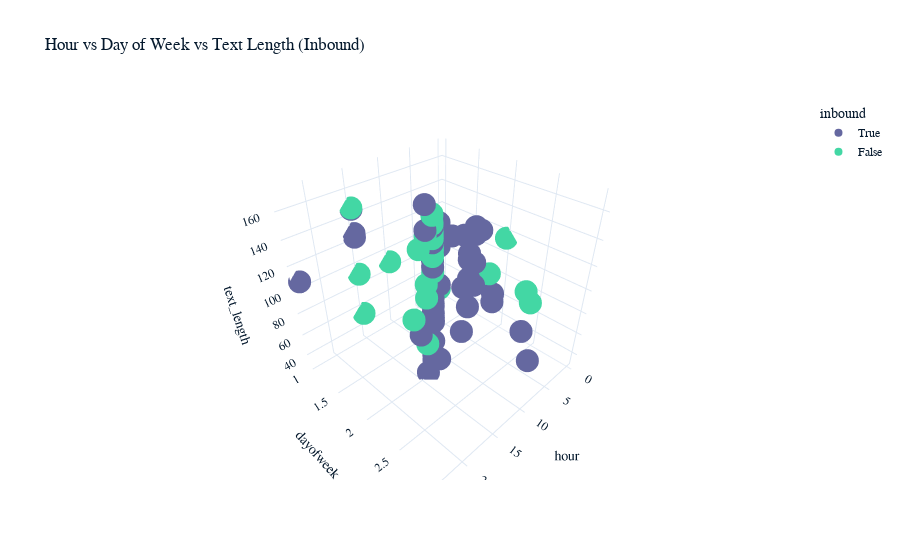

Source (notebook cell):
### Code cell
# Ensure 'created_at' is datetime
df1['created_at'] = pd.to_datetime(df1['created_at'])

# Feature engineering for visualization
df1['hour'] = df1['created_at'].dt.hour
df1['dayofweek'] = df1['created_at'].dt.dayofweek
df1['text_length'] = df1['text'].astype(str).apply(len)
df1['word_count'] = df1['text'].astype(str).apply(lambda x: len(x.split()))
df1['has_response'] = df1['response_tweet_id'].notnull()
df1['in_response'] = df1['in_response_to_tweet_id'].notnull()

# 1. 3D Scatter: Hour vs Day of Week vs Text Length, colored by Inbound
fig1 = px.scatter_3d(df1, x='hour', y='dayofweek', z='text_length', color='inbound',
                     title='Hour vs Day of Week vs Text Length (Inbound)')
fig1.show()

### Figure 1 — Plotly figure (JSON) as saved in the notebook; plotly's stock layout.template omitted (floating-point values rounded to 4 significant figures)
{"data": [{"hovertemplate": "inbound=True<br>hour=%{x}<br>dayofweek=%{y}<br>text_length=%{z}<extra></extra>", "legendgroup": "True", "marker": {"color": "#6568a0", "symbol": "circle"}, "mode": "markers", "name": "True", "scene": "scene", "showlegend": true, "x": [6, 13, 15, 15, 15, 7, 5, 7, 13, 14, 14, 12, 6, 10, 6, 6, 2, 12, 13, 13, 7, 13, 10, 12, 12, 13, 15, 8, 7, 13, 13, 7, 8, 13, 13, 13, 13, 13, 12, 12, 13, 13, 13, 8, 23, 2, 13, 13, 14], "y": [2, 2, 1, 1, 1, 2, 2, 2, 2, 2, 2, 2, 2, 2, 2, 2, 2, 2, 2, 2, 2, 2, 3, 3, 2, 2, 2, 2, 2, 2, 2, 2, 2, 2, 2, 2, 2, 2, 2, 2, 2, 2, 2, 2, 1, 2, 2, 2, 2], "z": [109, 86, 127, 124, 146, 72, 133, 114, 153, 153, 32, 137, 138, 140, 89, 132, 61, 154, 99, 79, 95, 94, 75, 107, 140, 147, 73, 136, 119, 46, 129, 98, 51, 142, 137, 82, 41, 140, 38, 107, 92, 78, 132, 93, 108, 69, 124, 60, 170], "type": "scatter3d"}, {"hovertemplate": "inbound=False<br>hour=%{x}<br>dayofweek=%{y}<br>text_length=%{z}<extra></extra>", "legendgroup": "False", "marker": {"color": "#43d7a4", "symbol": "circle"}, "mode": "markers", "name": "False", "scene": "scene", "showlegend": true, "x": [13, 15, 15, 15, 10, 13, 13, 13, 14, 14, 14, 13, 13, 13, 13, 3, 13, 13, 13, 13, 13, 14, 11, 12, 13, 13, 13, 13, 13, 13, 16, 13, 13, 13, 12, 13, 13, 13, 13, 0, 13, 13, 13, 15], "y": [2, 1, 1, 1, 1, 2, 2, 2, 2, 2, 2, 2, 2, 2, 2, 2, 2, 2, 2, 2, 2, 2, 3, 3, 2, 2, 2, 2, 2, 2, 2, 2, 2, 2, 2, 2, 2, 2, 2, 2, 2, 2, 2, 2], "z": [141, 147, 54, 92, 90, 145, 139, 148, 149, 102, 113, 138, 148, 149, 139, 91, 133, 145, 137, 162, 147, 61, 125, 136, 156, 139, 140, 156, 152, 146, 90, 148, 148, 132, 104, 137, 150, 120, 156, 115, 161, 155, 147, 142], "type": "scatter3d"}], "layout": {"scene": {"domain": {"x": [0, 1], "y": [0, 1]}, "xaxis": {"title": {"text": "hour"}}, "yaxis": {"title": {"text": "dayofweek"}}, "zaxis": {"title": {"text": "text_length"}}}, "legend": {"title": {"text": "inbound"}, "tracegroupgap": 0}, "title": {"text": "Hour vs Day of Week vs Text Length (Inbound)"}}}
